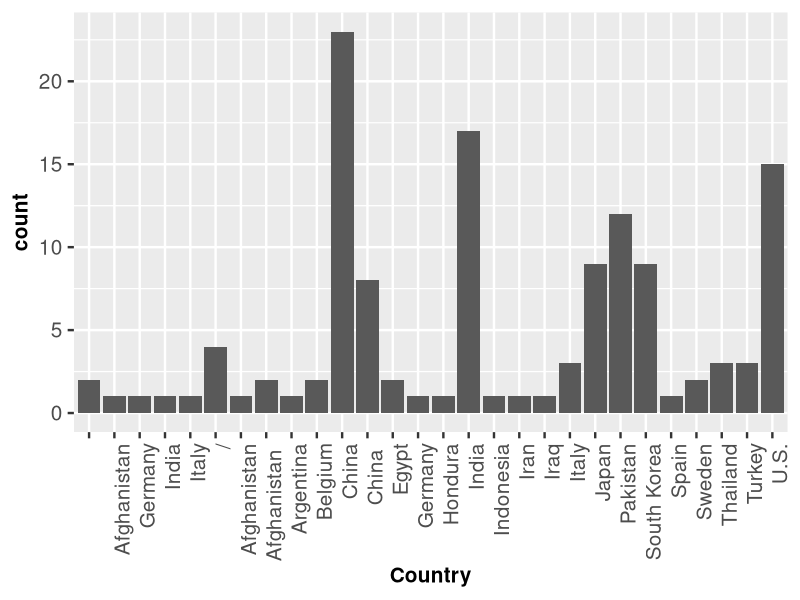

This figure's R source:
## ---- chunk 1
knitr::opts_knit$set(root.dir=normalizePath('../../'))
knitr::opts_knit$set(warnings = TRUE, include=TRUE, echo=TRUE)
library(tidyverse)
## ---- chunk 2
info <- read.csv("data/Table_S1_Sample_informationsMar2017.csv")
dim(info)
head(info)
#tail(info)

## ---- chunk 3

fsize = 15
theme_set(theme_grey(base_size = 18))
pl <- ggplot(data=info) +
    geom_bar(aes(x=Country)) +
    theme(axis.text.x = element_text(angle = 90, hjust = 1),
          axis.text=element_text(size=fsize),
          axis.title=element_text(size=fsize, face="bold"),
          legend.title = element_text(size=fsize, face="bold"),
          legend.text = element_text(size=fsize))
    
pl
